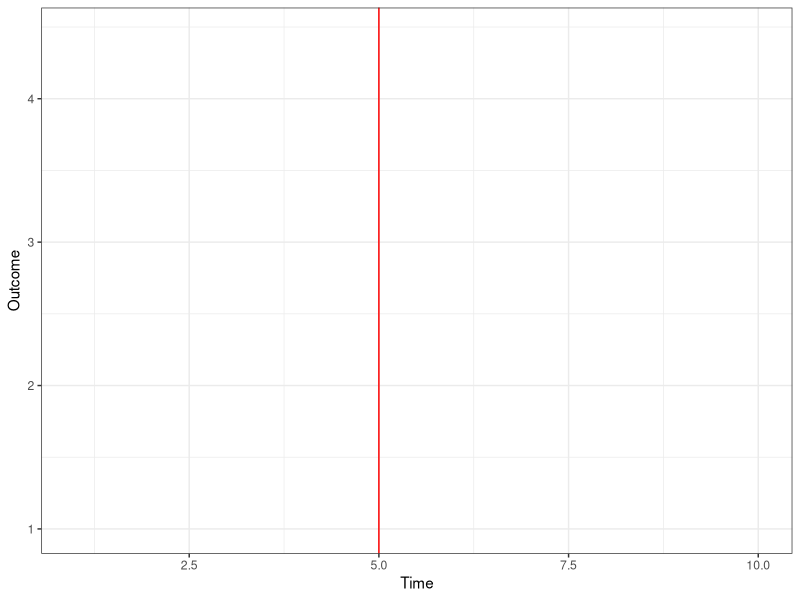
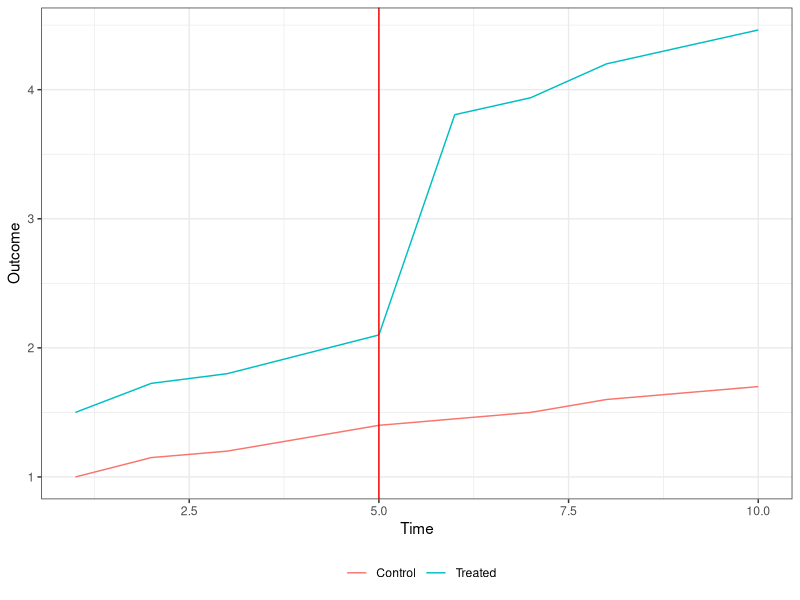
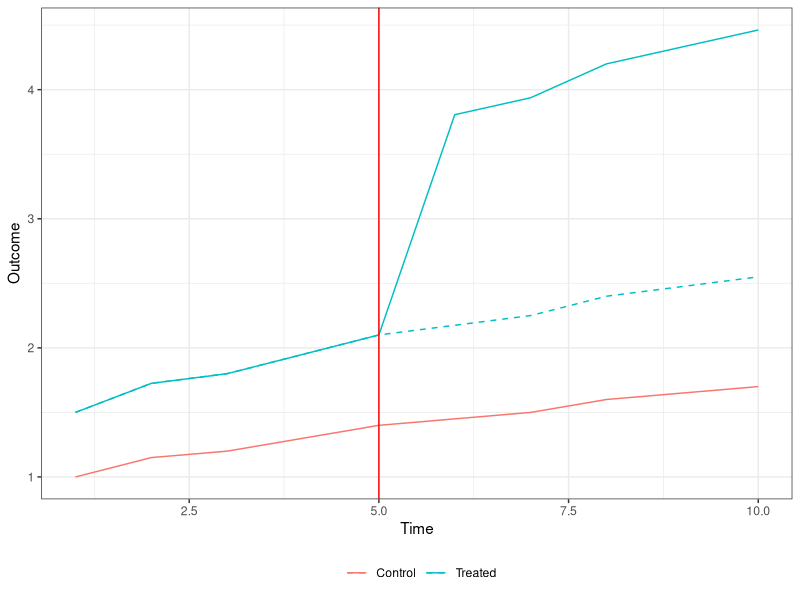
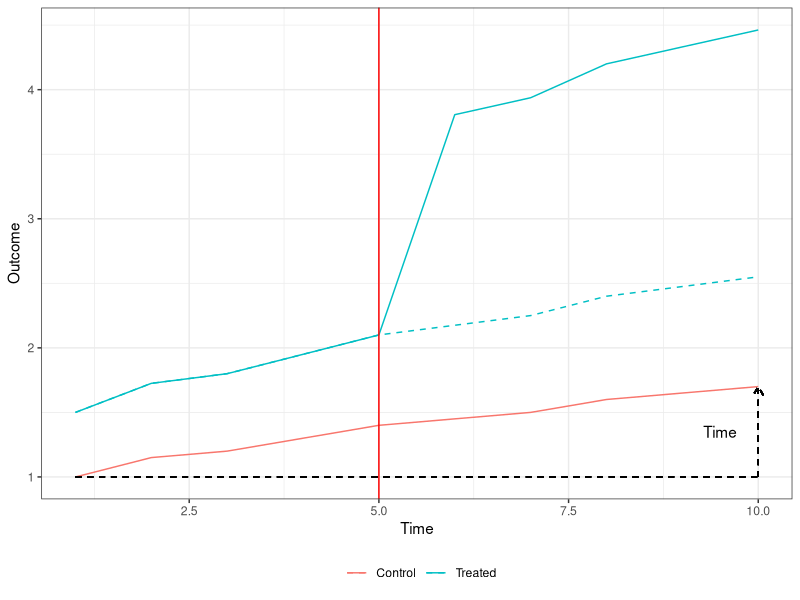
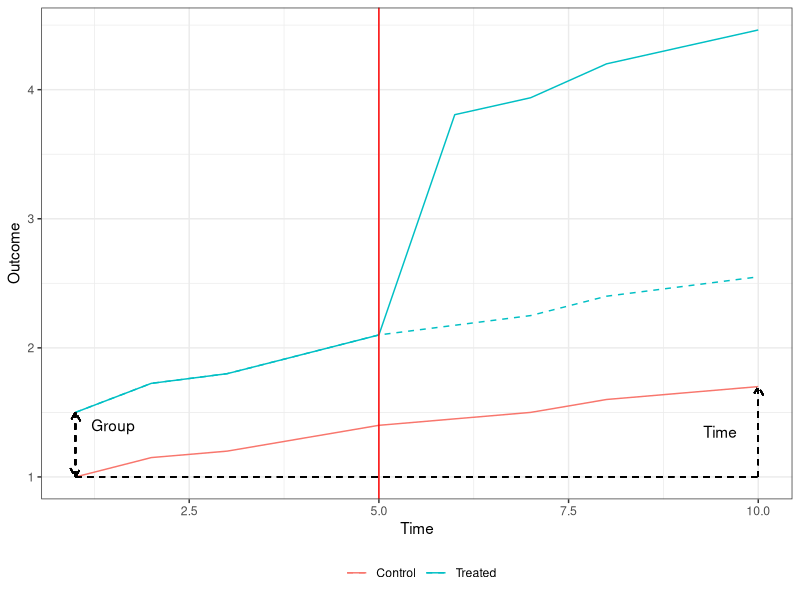
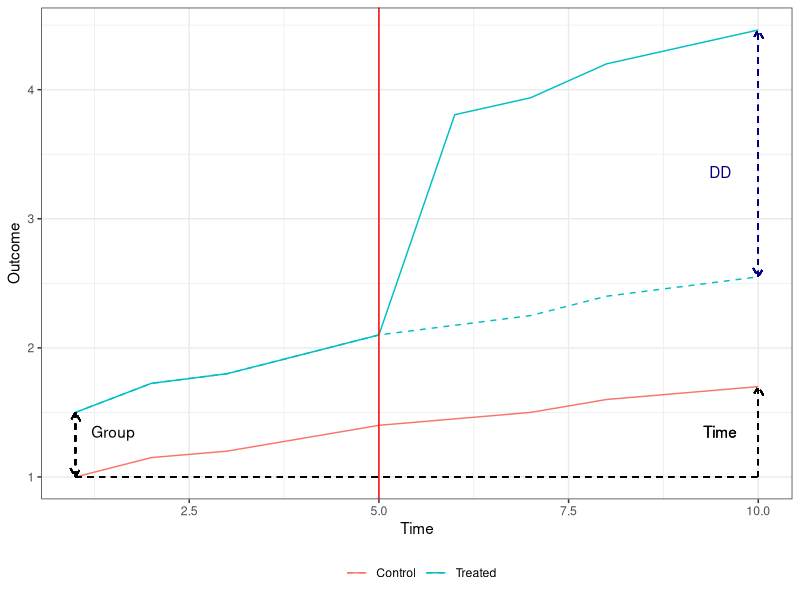

Write the R code that produced these figures, in order.
## ---- chunk 1
packages <- c("ggplot2", "readxl", "dplyr", "tidyr","xtable")
# Install packages not yet installed
installed_packages <- packages %in% rownames(installed.packages())
if (any(installed_packages == FALSE)) {
  install.packages(packages[!installed_packages])
}
# Packages loading
invisible(lapply(packages, library, character.only = TRUE))
set.seed(12345)
values = runif(n=10,min=10,max=15)

values = c(1,1.15,1.2,1.3,1.4,1.45,1.5,1.6,1.65,1.7)
    est_sample = data.frame(
      time = rep(1:10,each=2),
      outcome = rep(values,each=2),
      status = rep(c("Control","Treated"),2)
    ) %>%
      mutate(outcome = ifelse(status=="Treated",outcome*1.5,outcome)) %>%
      mutate(cft_outcome = ifelse(status=="Treated",outcome,NA)) %>%
      mutate(outcome = ifelse(status=="Treated" & time > 5,outcome*1.75,outcome)) 
      
    
    start_c = est_sample %>% filter(status == "Control" & time == 1) %>% pull(outcome)
    start_t = est_sample %>% filter(status == "Treated" & time == 1) %>% pull(outcome)
    end_c = est_sample %>% filter(status == "Control" & time == 10) %>% pull(outcome)
    end_t = est_sample %>% filter(status == "Treated" & time == 10) %>% pull(outcome)
    end_tc = est_sample %>% filter(status == "Treated" & time == 10) %>% pull(cft_outcome)
## ---- chunk 2
ggplot(est_sample,aes(x=time,y=outcome,color=status)) + 
      geom_line(color=NA) +
      geom_vline(aes(xintercept=5),color="red") +
      theme_bw() +
      theme(legend.position="bottom") +
      labs(color="",y="Outcome",x="Time")
## ---- chunk 3
est_sample %>%
      ggplot() +
      geom_line(aes(x=time,y=outcome,color=status)) +
      geom_vline(aes(xintercept=5),color="red") +
      theme_bw() +
      theme(legend.position="bottom") +
      labs(color="",y="Outcome",x="Time")
## ---- chunk 4
ggplot(est_sample,aes(x=time,color=status)) + 
      geom_line(aes(y=outcome)) +
      geom_line(aes(y=cft_outcome),linetype="dashed") +
      geom_vline(aes(xintercept=5),color="red") +
      theme_bw() +
      theme(legend.position="bottom") +
      labs(color="",y="Outcome",x="Time")
## ---- chunk 5
ggplot(est_sample,aes(x=time,color=status)) + 
      geom_line(aes(y=outcome)) +
      geom_line(aes(y=cft_outcome),linetype="dashed") +
      geom_vline(aes(xintercept=5),color="red") +
      geom_segment(aes(x=1,xend=10,y=start_c,yend=start_c),color="black",linetype="dashed") +
      geom_segment(aes(x=10,xend=10,y=start_c,yend=end_c),color="black",linetype="dashed",arrow=arrow(length=unit(0.1,"inches"),ends="last")) +
      annotate("text",x=9.5,y=end_c-0.35,label="Time") +
      theme_bw() +
      theme(legend.position="bottom") +
      labs(color="",y="Outcome",x="Time")
## ---- chunk 6
ggplot(est_sample,aes(x=time,color=status)) + 
      geom_line(aes(y=outcome)) +
      geom_line(aes(y=cft_outcome),linetype="dashed") +
      geom_vline(aes(xintercept=5),color="red") +
      geom_segment(aes(x=1,xend=1,y=start_c,yend=start_t),color="black",linetype="dashed",arrow=arrow(length=unit(0.1,"inches"),ends="both")) +
      annotate("text",x=1.5,y=1.4,label="Group") +
      geom_segment(aes(x=1,xend=10,y=start_c,yend=start_c),color="black",linetype="dashed") +
      geom_segment(aes(x=10,xend=10,y=start_c,yend=end_c),color="black",linetype="dashed",arrow=arrow(length=unit(0.1,"inches"),ends="last")) +
      annotate("text",x=9.5,y=end_c-0.35,label="Time") +
      theme_bw() +
      theme(legend.position="bottom") +
      labs(color="",y="Outcome",x="Time")
## ---- chunk 7
ggplot(est_sample,aes(x=time,color=status)) + 
      geom_line(aes(y=outcome)) +
      geom_line(aes(y=cft_outcome),linetype="dashed") +
      geom_vline(aes(xintercept=5),color="red") +
      geom_segment(aes(x=1,xend=1,y=start_c,yend=start_t),color="black",linetype="dashed",arrow=arrow(length=unit(0.1,"inches"),ends="both")) +
      annotate("text",x=1.5,y=1.35,label="Group") +
      geom_segment(aes(x=1,xend=10,y=start_c,yend=start_c),color="black",linetype="dashed") +
      geom_segment(aes(x=10,xend=10,y=start_c,yend=end_c),color="black",linetype="dashed",arrow=arrow(length=unit(0.1,"inches"),ends="last")) +
      annotate("text",x=9.5,y=end_c-0.35,label="Time") +
      geom_segment(aes(x=10,xend=10,y=end_tc,yend=end_t),color="navy",linetype="dashed",arrow=arrow(length=unit(0.1,"inches"),ends="both")) +      annotate("text",x=9.5,y=end_c-0.35,label="Time") +
      annotate("text",x=9.5,y=end_t-1.1,label="DD",color="navy") +
      theme_bw() +
      theme(legend.position="bottom") +
      labs(color="",y="Outcome",x="Time")
